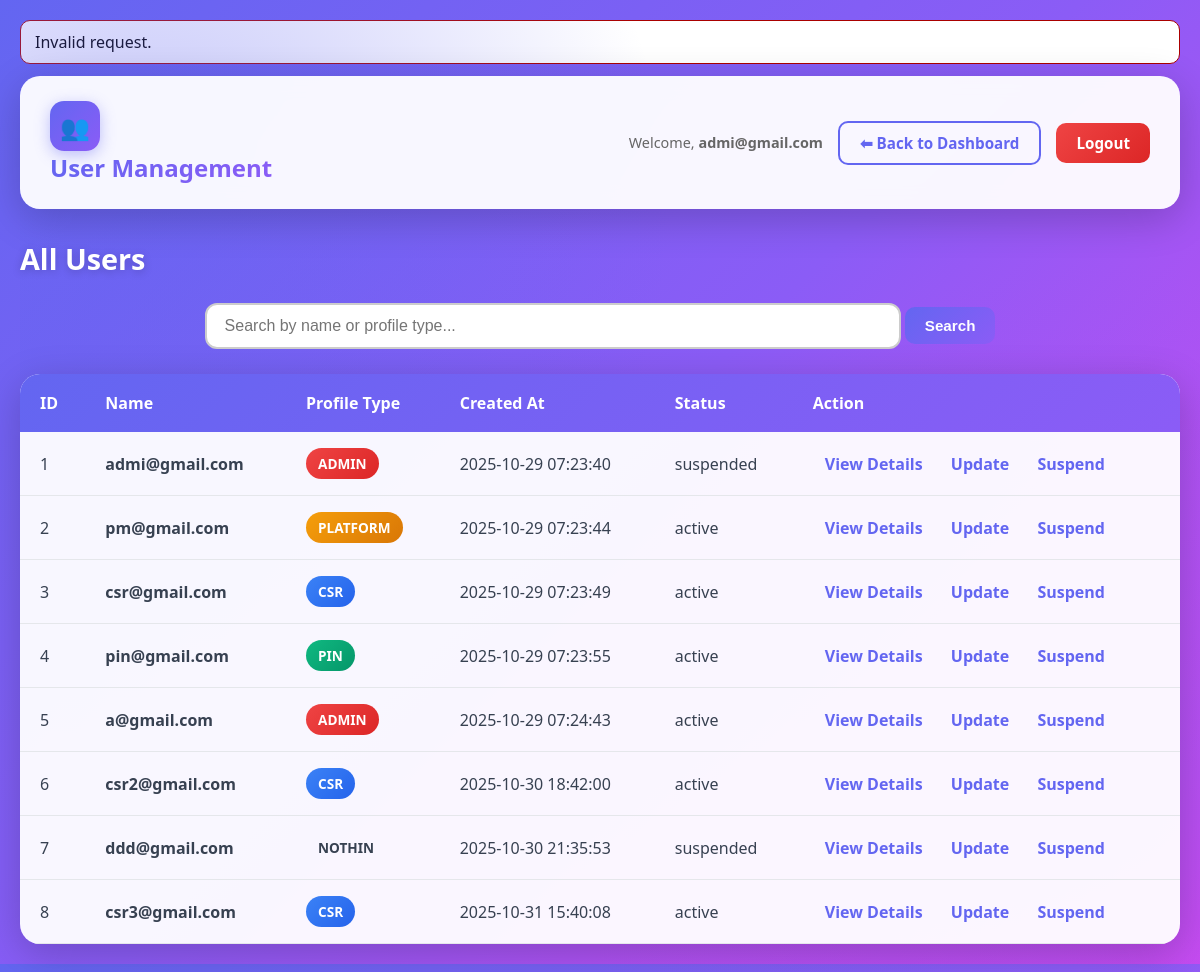
The page /CSIT314v3/Boundary/view_users.php?notice=invalid (signed in) on the database as committed earlier.
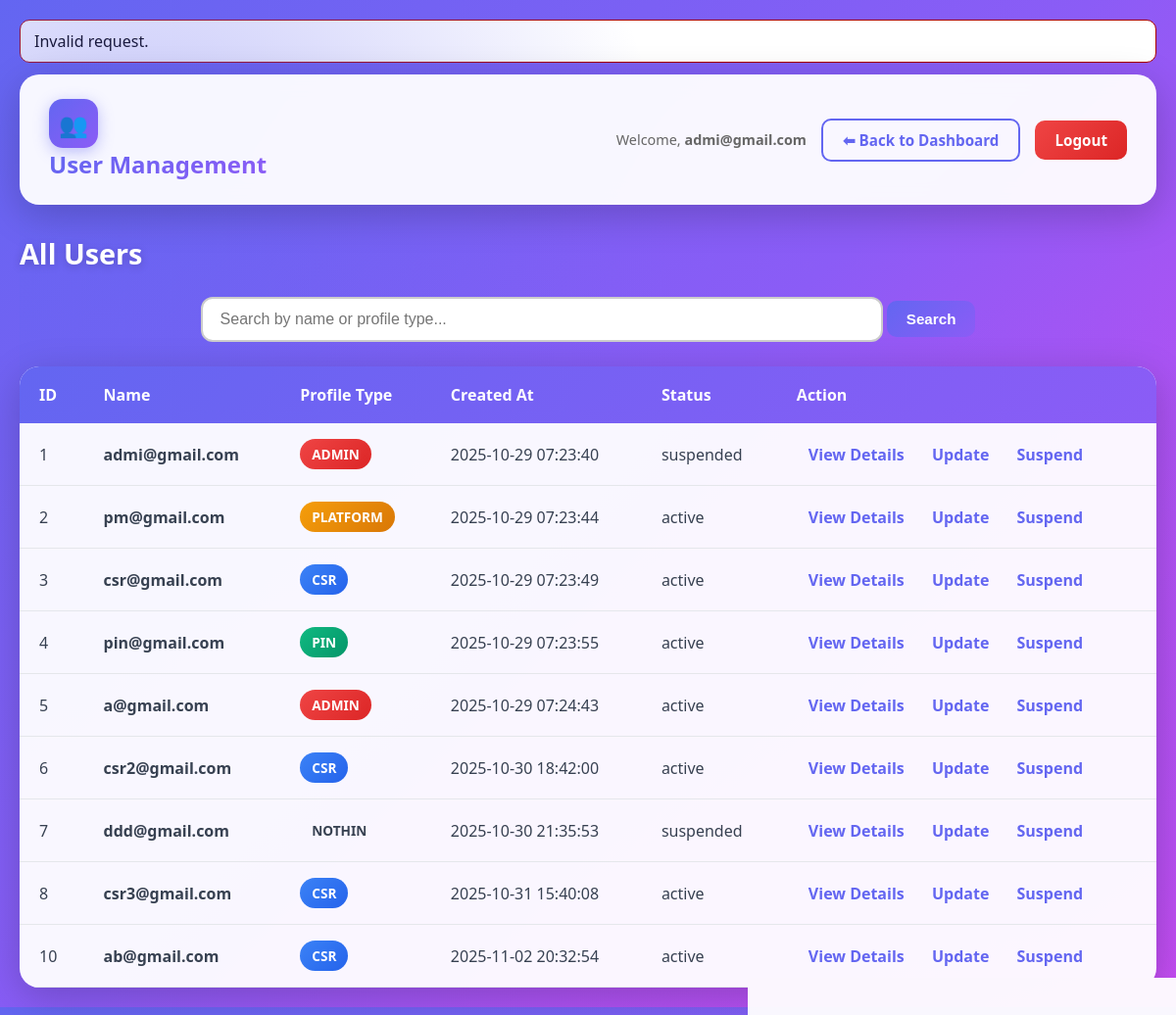
The same page on the database as committed later.
### tables this page shows
CREATE TABLE `users` (
  `id` int(11) NOT NULL,
  `name` varchar(100) NOT NULL,
  `password_hash` varchar(255) NOT NULL,
  `profile_type` varchar(50) NOT NULL,
  `status` enum('active','suspended') DEFAULT 'active',
  `created_at` timestamp NOT NULL DEFAULT current_timestamp()
);

### CSIT314v3/Entity/userAccount.php (called while the page is built, shortened)
<?php
final class userAccount {
    private static function getConnection(): PDO {
        try {
            $host = '127.0.0.1';
            $db   = 'csit314';
            $user = 'root';
            $pass = '';
            $dsn  = "mysql:host=$host;dbname=$db;charset=utf8mb4";
            return new PDO($dsn, $user, $pass, [
                PDO::ATTR_ERRMODE => PDO::ERRMODE_EXCEPTION,
                PDO::ATTR_DEFAULT_FETCH_MODE => PDO::FETCH_ASSOC,
            ]);
        } catch (PDOException $e) {
            error_log('Database connection error: ' . $e->getMessage());
            throw new PDOException('Could not connect to database.');
        }
    }
    public static function searchUsers(string $term): array {
    try {
        $pdo = self::getConnection();
        $query = "
            SELECT id, name, profile_type, created_at, status
            FROM users
            WHERE name LIKE :term
               OR profile_type LIKE :term
               OR status LIKE :term
            ORDER BY id ASC
        ";
        $stmt = $pdo->prepare($query);
        $stmt->execute([':term' => "%{$term}%"]);
        return $stmt->fetchAll(\PDO::FETCH_ASSOC);
    } catch (\PDOException $e) {
        error_log('Error searching users: ' . $e->getMessage());
        return [];
    }
}
}

### CSIT314v3/Controller/SearchUserController.php (called while the page is built, shortened)
<?php
require_once __DIR__ . '/../Entity/userAccount.php';
final class SearchUserController
{
    public function searchUsers(string $term): array {
        return userAccount::searchUsers($term);
    }
}

### CSIT314v3/Boundary/view_users.php (the view, shortened to what this page needs)
<?php
require_once __DIR__ . '/../Controller/SearchUserController.php';
function esc($val): string
{
    return htmlspecialchars((string)($val ?? ''), ENT_QUOTES, 'UTF-8');
}
function displayUserSearchView(): void
{
    $searchTerm = trim($_GET['q'] ?? '');
    $searchController = new SearchUserController();
    $users = $searchController->searchUsers($searchTerm);
    echo "<h2>All Users</h2>";
    echo "<form method='get' class='search-form'>
            <input type='text' name='q' placeholder='Search by name or profile type...' value='" . esc($searchTerm) . "'>
            <button type='submit' class='btn btn-primary'>Search</button>
          </form>";
    echo "<div class='table-container'>
            <table>
              <thead>
                <tr>
                  <th>ID</th>
                  <th>Name</th>
                  <th>Profile Type</th>
                  <th>Created At</th>
                  <th>Status</th>
                  <th>Action</th>
                </tr>
              </thead>
              <tbody>";
    foreach ($users as $user) {
        $id = esc($user['id']);
        $name = esc($user['name']);
        $profile = esc($user['profile_type']);
        $created = esc($user['created_at']);
        $status = esc($user['status']);
        $currentUserId = (int)($_SESSION['user_id'] ?? 0);
        $isSuspended = ($status === 'Suspended');
        $actionText  = $isSuspended ? 'Activate' : 'Suspend';
        $sParam      = $isSuspended ? 0 : 1;
        $baseSuspend = '/CSIT314v3/Boundary/suspendAccPage.php';
        $suspendUrl  = $baseSuspend . '?' . http_build_query([
          'id'     => $id,
          'action' => 'suspend',
          's'      => $sParam,
        ]);
        echo '<tr>';
        echo '  <td>'.$id.'</td>';
        echo '  <td><strong>'.$name.'</strong></td>';
        echo '  <td><span class="badge badge-'.$profile.'">'.$profile.'</span></td>';
        echo '  <td>'.$created.'</td>';
        echo '  <td>'.$status.'</td>';
        echo '  <td>';
        echo '    <a href="?id='.$id.'" class="action-link">View Details</a> ';
        echo '    <a href="update_usersPg.php?id='.$id.'" class="action-link">Update</a> ';
        if ($id === $currentUserId) {
          echo '    <span class="action-link" style="opacity:.45" title="You cannot act on yourself">—</span>';
        } else {
          echo '    <a href="'.$suspendUrl.'" class="action-link" ';
          echo '       onclick="return confirm(\'' . ($isSuspended ? 'Activate' : 'Suspend') . ' this user?\');">';
          echo          $actionText . '</a>';
        }
        echo '  </td>';
        echo '</tr>';
    }
    echo "</tbody></table></div>";
}
$userName = htmlspecialchars($_SESSION['name'] ?? 'User');
?>
<!DOCTYPE html>
<html lang="en">
<head>
</head>
<body>
  <?php
  if (isset($_GET['notice'])) {
      $id  = isset($_GET['id']) ? (int)$_GET['id'] : null;
      $map = [
          'suspended' => "User #$id suspended successfully.",
          'activated' => "User #$id activated successfully.",
          'failed'    => "Failed to update status for user #$id.",
          'invalid'   => "Invalid request.",
          'self'      => "You cannot suspend your own account.",
          'forbidden' => "Only User Admins can perform this action.",
      ];
      $msg = $map[$_GET['notice']] ?? 'Unknown operation.';
      $ok = in_array($_GET['notice'], ['suspended','activated'], true);
      echo '<div style="max-width:1200px;margin:0 auto 12px;background:#fff;padding:10px 14px;border-radius:10px;'
        . 'border:1px solid ' . ($ok ? '#0a0' : '#a00') . ';">' . htmlspecialchars($msg) . '</div>';
  }
  ?>
  <div class="header">
    <div class="header-left">
      <div class="logo">👥</div>
      <div class="header-title">User Management</div>
    </div>
    <div class="user-info">
      <span class="welcome-text">Welcome, <strong><?= $userName ?></strong></span>
      <a href="admin_dashboard.php" class="btn btn-secondary">⬅ Back to Dashboard</a>
      <a href="logout.php" class="btn btn-logout">Logout</a>
    </div>
  </div>
  <div class="container">
    <?php
    if (isset($_GET['id']) && is_numeric($_GET['id'])) {
        displayUserDetail((int)$_GET['id']);
    } else {
        displayUserSearchView();
    }
    ?>
  </div>
</body>
</html>

### CSIT314v3/Boundary/view_users.php (style rules this page uses)
* { margin:0; padding:0; box-sizing:border-box; }
body { font-family: 'Segoe UI', Tahoma, Geneva, Verdana, sans-serif; min-height:100vh; background: linear-gradient(135deg, #6366f1 0%, #8b5cf6 50%, #d946ef 100%); padding:20px; position:relative; overflow-x:hidden; }
body::before { content:''; position:absolute; width:100%; height:100%; background: radial-gradient(circle at 10% 20%, rgba(99,102,241,0.4) 0%, transparent 40%), radial-gradient(circle at 90% 80%, rgba(139,92,246,0.4) 0%, transparent 40%); animation:pulse 8s ease-in-out infinite; z-index:0; }
.header { max-width:1200px; margin:0 auto 30px; background:rgba(255,255,255,0.95); backdrop-filter:blur(10px); border-radius:20px; padding:25px 30px; box-shadow:0 10px 40px rgba(0,0,0,0.2); display:flex; justify-content:space-between; align-items:center; position:relative; z-index:1; }
.logo { width:50px; height:50px; background:linear-gradient(135deg,#6366f1 0%,#8b5cf6 100%); border-radius:14px; display:flex; align-items:center; justify-content:center; font-size:1.5rem; color:white; box-shadow:0 4px 15px rgba(99,102,241,0.4); }
.header-title { font-size:1.5rem; font-weight:700; background:linear-gradient(135deg,#6366f1 0%,#8b5cf6 100%); -webkit-background-clip:text; -webkit-text-fill-color:transparent; }
.user-info { display:flex; align-items:center; gap:15px; }
.welcome-text { color:#666; font-size:0.9rem; }
.btn { padding:10px 20px; border:none; border-radius:10px; font-weight:600; cursor:pointer; text-decoration:none; transition:all 0.3s ease; display:inline-block; font-size:0.95rem; }
.btn-primary { background:linear-gradient(135deg,#6366f1 0%,#8b5cf6 100%); color:white; }
.btn-secondary { background:transparent; color:#6366f1; border:2px solid #6366f1; }
.btn-logout { background:linear-gradient(135deg,#ef4444 0%,#dc2626 100%); color:white; }
.container { max-width:1200px; margin:0 auto; position:relative; z-index:1; }
h2 { font-size:1.8rem; font-weight:700; margin-bottom:25px; color:white; text-shadow:0 2px 10px rgba(0,0,0,0.2); }
.search-form { margin-bottom:25px; text-align:center; }
.search-form input[type='text'] { padding:12px 18px; font-size:1rem; border:2px solid #ccc; border-radius:12px; width:60%; transition:0.3s; }
.table-container { background:rgba(255,255,255,0.95); border-radius:20px; overflow:hidden; box-shadow:0 10px 40px rgba(0,0,0,0.2); }
table { width:100%; border-collapse:collapse; }
thead { background:linear-gradient(135deg,#6366f1 0%,#8b5cf6 100%); color:white; }
thead th { padding:18px 20px; text-align:left; }
tbody td { padding:16px 20px; color:#374151; border-bottom:1px solid #e5e7eb; }
.badge { display:inline-block; padding:6px 12px; border-radius:20px; font-size:0.85rem; font-weight:600; text-transform:uppercase; }
.badge-admin { background:linear-gradient(135deg,#ef4444,#dc2626); color:white; }
.badge-csr { background:linear-gradient(135deg,#3b82f6,#2563eb); color:white; }
.badge-pin { background:linear-gradient(135deg,#10b981,#059669); color:white; }
.badge-platform { background:linear-gradient(135deg,#f59e0b,#d97706); color:white; }
.action-link { color:#6366f1; text-decoration:none; font-weight:600; padding:6px 12px; border-radius:8px; }

Rows that differ between the two databases and show on the page:
added users: id "10", name "ab@gmail.com", profile_type "CSR", created_at "2025-11-02 20:32:54", status "active", status "Suspend"
